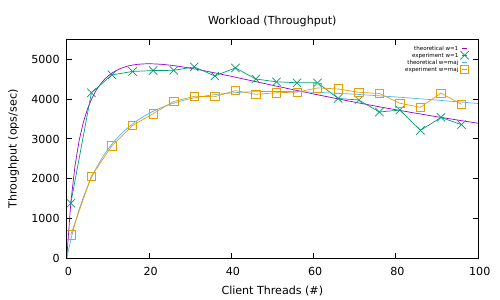

Write the gnuplot code that produced this figure.
set terminal pdf
set output './results-usl/workload1.pdf'
set xlabel 'Client Threads (#)'
set ylabel 'Throughput (ops/sec)'
set title 'Workload (Throughput)'
set key samplen 0.1 spacing 1.1 font ",6"

# w=maj
lambda1 = 330.0045683709
delta1 = 0.0356544418
kappa1 = 0.0010436999

# w=1
lambda2 = 1063.4414341392
delta2 = 0.1488820052
kappa2 = 0.0031035573

uslMaj(x) = (lambda1*x)/(1 + delta1*(x-1) + kappa1*x*(x-1))
usl1(x) = (lambda2*x)/(1 + delta2*(x-1) + kappa2*x*(x-1))

plot [0:100] [0:5500] uslMaj(x) title 'theoretical w=maj', \
                      './results-usl/experimentUSL1/iteration1/results-throughput.dat' using ($1):($2) title 'experiment w=maj' with linespoints, \
                      usl1(x) title 'theoretical w=1', \
                      './results-usl/experimentUSL2/iteration1/results-throughput.dat' using ($1):($2) title 'experiment w=1' with linespoints

set xlabel 'Client Threads (#)'
set ylabel 'Latency (ms)'
set title 'Workload (Read Operations - Latency)'
plot [0:100][0:70]'./results-usl/experimentUSL1/iteration1/results-latency-read.dat' using ($1):($2 / 1000) title 'read w=maj' with linespoints, \
                  './results-usl/experimentUSL2/iteration1/results-latency-read.dat' using ($1):($2 / 1000) title 'read w=1' with linespoints, \
                  './results-usl/experimentUSL1/iteration1/results-latency-scan.dat' using ($1):($2 / 1000) title 'scan w=maj' with linespoints,\
                  './results-usl/experimentUSL2/iteration1/results-latency-scan.dat' using ($1):($2 / 1000) title 'scan w=1' with linespoints

set xlabel 'Client Threads (#)'
set ylabel 'Latency (ms)'
set title 'Workload (Write Operations - Latency)'
plot [0:100][0:50]'./results-usl/experimentUSL1/iteration1/results-latency-update.dat' using ($1):($2 / 1000) title 'update w=maj' with linespoints, \
                  './results-usl/experimentUSL2/iteration1/results-latency-update.dat' using ($1):($2 / 1000) title 'update w=1' with linespoints, \
                  './results-usl/experimentUSL1/iteration1/results-latency-insert.dat' using ($1):($2 / 1000) title 'insert w=maj' with linespoints,\
                  './results-usl/experimentUSL2/iteration1/results-latency-insert.dat' using ($1):($2 / 1000) title 'insert w=1' with linespoints
